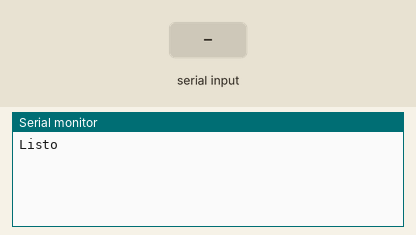
Bench run of a sketch on a simulated Arduino Uno, built with avr-gcc and run on an emulated ATmega328P. On the bench: the last lines printed to the serial monitor. Inputs (shaded band) come from the test bench.

Above: at 1.2 s.
1.3 s: "1" received over the second serial link
At 2.4 s:
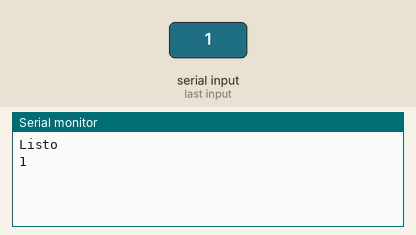
2.8 s: "0" received over the second serial link
At 3.5 s:
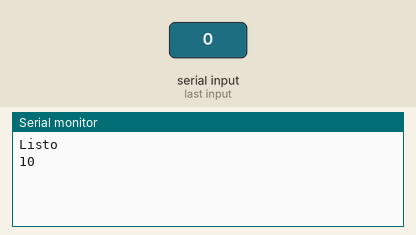

The sketch:

config_HC-05_2.ino
```cpp
#include <SoftwareSerial.h>  // Incluimos la librería  SoftwareSerial
SoftwareSerial BT(10,11);    // Definimos del Arduino conectados al Bluetooth

void setup()
{
  Serial.begin(9600);   // Inicializamos  el puerto serie
  Serial.println("Listo");
  BT.begin(38400);      // Inicializamos el puerto serie BT (Para Modo AT 2)
}

void loop()
{
  if(BT.available())    // Si llega un dato por el puerto BT se envía al monitor serial
  {
    Serial.write(BT.read());    // Lee BT y  envia a arduino
  }

  if(Serial.available())  // Si llega un dato por el monitor serial se envía al puerto BT
  {
     BT.write(Serial.read()); // Lee arduino y envia a BT
  }
}
```

Measured:
- after the input at 1.3 s, the serial monitor: prints a new line at once (image 1)
- after the input at 2.8 s, the serial monitor: prints a new line at once (image 2)
